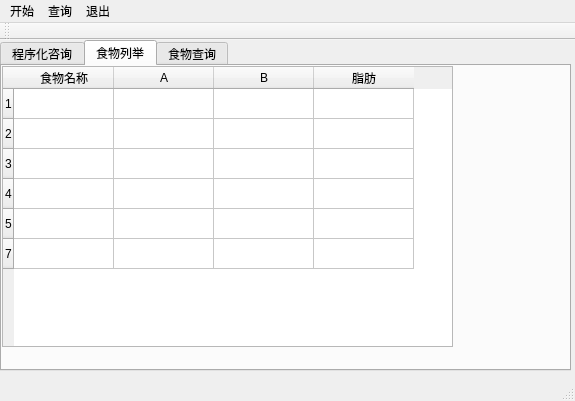
<?xml version="1.0" encoding="UTF-8"?>
<ui version="4.0">
 <class>MainWindow</class>
 <widget class="QMainWindow" name="MainWindow">
  <property name="geometry">
   <rect>
    <x>0</x>
    <y>0</y>
    <width>575</width>
    <height>401</height>
   </rect>
  </property>
  <property name="windowTitle">
   <string>营养计算器</string>
  </property>
  <widget class="QWidget" name="centralWidget">
   <widget class="QTabWidget" name="tabWidget">
    <property name="geometry">
     <rect>
      <x>0</x>
      <y>0</y>
      <width>571</width>
      <height>331</height>
     </rect>
    </property>
    <property name="currentIndex">
     <number>1</number>
    </property>
    <widget class="QWidget" name="tab">
     <attribute name="title">
      <string>程序化咨询</string>
     </attribute>
     <widget class="QLabel" name="label">
      <property name="geometry">
       <rect>
        <x>50</x>
        <y>10</y>
        <width>201</width>
        <height>31</height>
       </rect>
      </property>
      <property name="font">
       <font>
        <pointsize>13</pointsize>
       </font>
      </property>
      <property name="text">
       <string>您是否曾被诊断为糖尿病:</string>
      </property>
     </widget>
     <widget class="QLabel" name="label_2">
      <property name="geometry">
       <rect>
        <x>50</x>
        <y>90</y>
        <width>201</width>
        <height>31</height>
       </rect>
      </property>
      <property name="font">
       <font>
        <pointsize>13</pointsize>
       </font>
      </property>
      <property name="text">
       <string>您的年龄是:</string>
      </property>
     </widget>
     <widget class="QGroupBox" name="groupBox">
      <property name="enabled">
       <bool>true</bool>
      </property>
      <property name="geometry">
       <rect>
        <x>80</x>
        <y>40</y>
        <width>401</width>
        <height>51</height>
       </rect>
      </property>
      <property name="title">
       <string/>
      </property>
      <widget class="QRadioButton" name="radioButton">
       <property name="enabled">
        <bool>true</bool>
       </property>
       <property name="geometry">
        <rect>
         <x>30</x>
         <y>10</y>
         <width>108</width>
         <height>23</height>
        </rect>
       </property>
       <property name="text">
        <string>是</string>
       </property>
       <property name="checked">
        <bool>true</bool>
       </property>
       <attribute name="buttonGroup">
        <string notr="true">buttonGroup</string>
       </attribute>
      </widget>
      <widget class="QRadioButton" name="radioButton_2">
       <property name="enabled">
        <bool>true</bool>
       </property>
       <property name="geometry">
        <rect>
         <x>270</x>
         <y>10</y>
         <width>108</width>
         <height>23</height>
        </rect>
       </property>
       <property name="text">
        <string>否</string>
       </property>
       <attribute name="buttonGroup">
        <string notr="true">buttonGroup</string>
       </attribute>
      </widget>
     </widget>
     <widget class="QGroupBox" name="groupBox_2">
      <property name="geometry">
       <rect>
        <x>90</x>
        <y>120</y>
        <width>381</width>
        <height>31</height>
       </rect>
      </property>
      <property name="title">
       <string/>
      </property>
      <widget class="QRadioButton" name="radioButton_3">
       <property name="geometry">
        <rect>
         <x>20</x>
         <y>10</y>
         <width>108</width>
         <height>23</height>
        </rect>
       </property>
       <property name="text">
        <string>&lt;=35</string>
       </property>
       <property name="checked">
        <bool>true</bool>
       </property>
       <attribute name="buttonGroup">
        <string notr="true">buttonGroup_2</string>
       </attribute>
      </widget>
      <widget class="QRadioButton" name="radioButton_4">
       <property name="geometry">
        <rect>
         <x>260</x>
         <y>10</y>
         <width>108</width>
         <height>23</height>
        </rect>
       </property>
       <property name="text">
        <string>&gt;36</string>
       </property>
       <attribute name="buttonGroup">
        <string notr="true">buttonGroup_2</string>
       </attribute>
      </widget>
     </widget>
     <widget class="QLineEdit" name="userhight">
      <property name="geometry">
       <rect>
        <x>140</x>
        <y>260</y>
        <width>113</width>
        <height>28</height>
       </rect>
      </property>
     </widget>
     <widget class="QLineEdit" name="userweight">
      <property name="geometry">
       <rect>
        <x>360</x>
        <y>260</y>
        <width>113</width>
        <height>28</height>
       </rect>
      </property>
     </widget>
     <widget class="QLabel" name="label_4">
      <property name="geometry">
       <rect>
        <x>60</x>
        <y>260</y>
        <width>61</width>
        <height>21</height>
       </rect>
      </property>
      <property name="text">
       <string>身高(cm):</string>
      </property>
     </widget>
     <widget class="QLabel" name="label_5">
      <property name="geometry">
       <rect>
        <x>290</x>
        <y>260</y>
        <width>61</width>
        <height>21</height>
       </rect>
      </property>
      <property name="text">
       <string>体重(kg):</string>
      </property>
     </widget>
     <widget class="QLabel" name="label_6">
      <property name="geometry">
       <rect>
        <x>50</x>
        <y>160</y>
        <width>201</width>
        <height>31</height>
       </rect>
      </property>
      <property name="font">
       <font>
        <pointsize>13</pointsize>
       </font>
      </property>
      <property name="text">
       <string>是否肾功能受损:</string>
      </property>
     </widget>
     <widget class="QGroupBox" name="groupBox_3">
      <property name="enabled">
       <bool>true</bool>
      </property>
      <property name="geometry">
       <rect>
        <x>80</x>
        <y>190</y>
        <width>401</width>
        <height>51</height>
       </rect>
      </property>
      <property name="title">
       <string/>
      </property>
      <widget class="QRadioButton" name="radioButton_5">
       <property name="enabled">
        <bool>true</bool>
       </property>
       <property name="geometry">
        <rect>
         <x>30</x>
         <y>10</y>
         <width>108</width>
         <height>23</height>
        </rect>
       </property>
       <property name="text">
        <string>是</string>
       </property>
       <property name="checked">
        <bool>true</bool>
       </property>
      </widget>
      <widget class="QRadioButton" name="radioButton_6">
       <property name="enabled">
        <bool>true</bool>
       </property>
       <property name="geometry">
        <rect>
         <x>270</x>
         <y>10</y>
         <width>108</width>
         <height>23</height>
        </rect>
       </property>
       <property name="text">
        <string>否</string>
       </property>
      </widget>
     </widget>
    </widget>
    <widget class="QWidget" name="tab_2">
     <attribute name="title">
      <string>食物列举</string>
     </attribute>
     <widget class="QTableWidget" name="tableWidget_2">
      <property name="geometry">
       <rect>
        <x>0</x>
        <y>0</y>
        <width>451</width>
        <height>281</height>
       </rect>
      </property>
      <row>
       <property name="text">
        <string>1</string>
       </property>
      </row>
      <row>
       <property name="text">
        <string>2</string>
       </property>
      </row>
      <row>
       <property name="text">
        <string>3</string>
       </property>
      </row>
      <row>
       <property name="text">
        <string>4</string>
       </property>
      </row>
      <row>
       <property name="text">
        <string>5</string>
       </property>
      </row>
      <row>
       <property name="text">
        <string>7</string>
       </property>
      </row>
      <column>
       <property name="text">
        <string>食物名称</string>
       </property>
      </column>
      <column>
       <property name="text">
        <string>A</string>
       </property>
      </column>
      <column>
       <property name="text">
        <string>B</string>
       </property>
      </column>
      <column>
       <property name="text">
        <string>脂肪</string>
       </property>
      </column>
     </widget>
    </widget>
    <widget class="QWidget" name="tab_3">
     <attribute name="title">
      <string>食物查询</string>
     </attribute>
     <widget class="QTextBrowser" name="textBrowser">
      <property name="geometry">
       <rect>
        <x>90</x>
        <y>100</y>
        <width>381</width>
        <height>141</height>
       </rect>
      </property>
     </widget>
     <widget class="QLineEdit" name="lineEdit">
      <property name="geometry">
       <rect>
        <x>90</x>
        <y>60</y>
        <width>261</width>
        <height>28</height>
       </rect>
      </property>
     </widget>
     <widget class="QPushButton" name="pushButton">
      <property name="geometry">
       <rect>
        <x>380</x>
        <y>60</y>
        <width>90</width>
        <height>28</height>
       </rect>
      </property>
      <property name="text">
       <string>查询</string>
      </property>
     </widget>
     <widget class="QLabel" name="label_3">
      <property name="geometry">
       <rect>
        <x>20</x>
        <y>110</y>
        <width>58</width>
        <height>18</height>
       </rect>
      </property>
      <property name="text">
       <string>结果</string>
      </property>
     </widget>
    </widget>
   </widget>
  </widget>
  <widget class="QMenuBar" name="menuBar">
   <property name="geometry">
    <rect>
     <x>0</x>
     <y>0</y>
     <width>575</width>
     <height>23</height>
    </rect>
   </property>
   <widget class="QMenu" name="menu">
    <property name="title">
     <string>开始</string>
    </property>
    <addaction name="action_2"/>
   </widget>
   <widget class="QMenu" name="menu_2">
    <property name="title">
     <string>查询</string>
    </property>
    <addaction name="action"/>
   </widget>
   <widget class="QMenu" name="menu_3">
    <property name="title">
     <string>退出</string>
    </property>
   </widget>
   <addaction name="menu"/>
   <addaction name="menu_2"/>
   <addaction name="menu_3"/>
  </widget>
  <widget class="QToolBar" name="mainToolBar">
   <attribute name="toolBarArea">
    <enum>TopToolBarArea</enum>
   </attribute>
   <attribute name="toolBarBreak">
    <bool>false</bool>
   </attribute>
  </widget>
  <widget class="QStatusBar" name="statusBar"/>
  <action name="action">
   <property name="text">
    <string>新建查询</string>
   </property>
  </action>
  <action name="action_2">
   <property name="text">
    <string>打开</string>
   </property>
  </action>
 </widget>
 <layoutdefault spacing="6" margin="11"/>
 <resources/>
 <connections/>
 <buttongroups>
  <buttongroup name="buttonGroup"/>
  <buttongroup name="buttonGroup_2"/>
 </buttongroups>
</ui>
